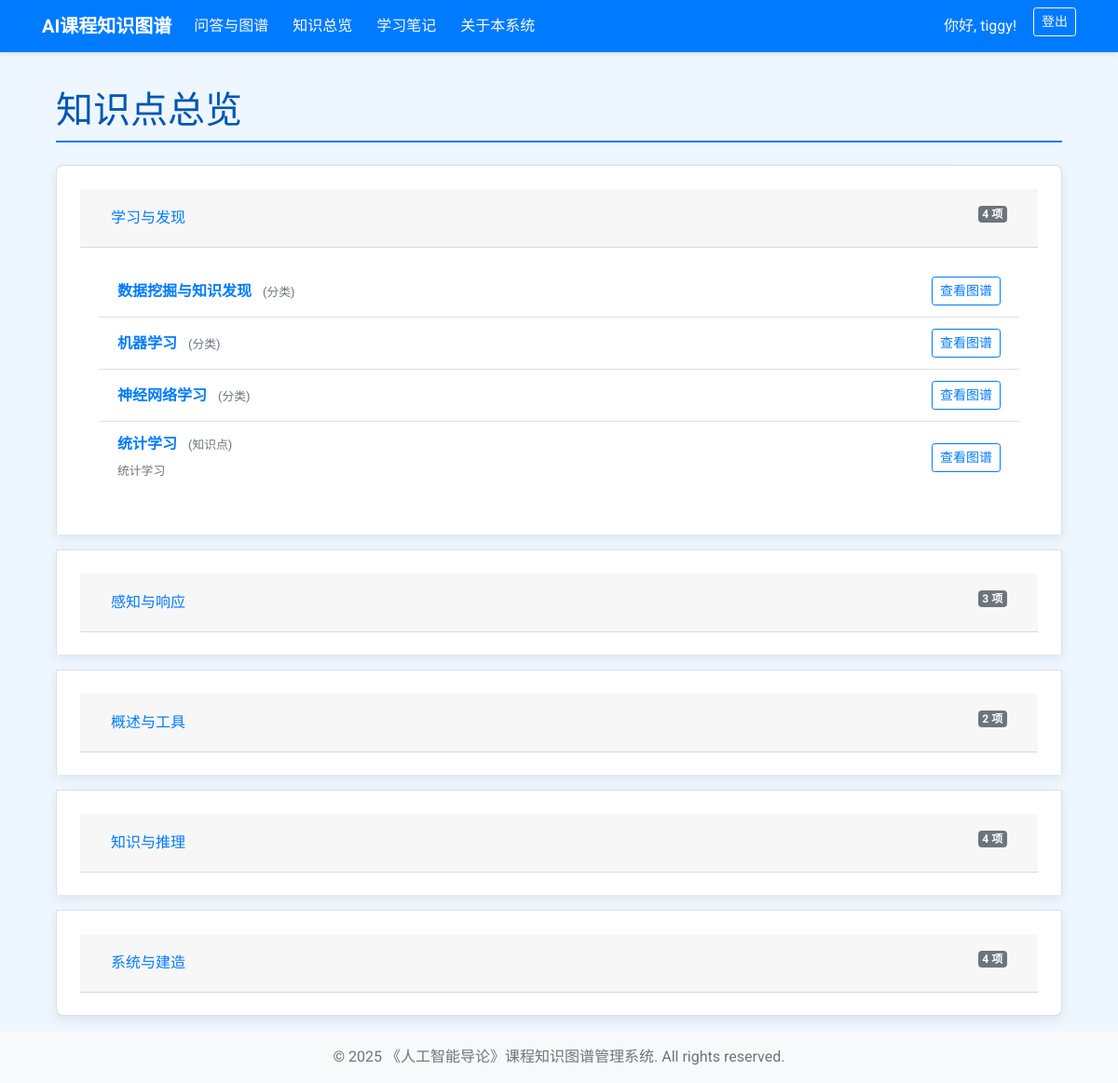
Screenshot of /list/ (signed in) with the database file from the repository.
### knowledge_graph/models.py (models this page shows, shortened)
class KnowledgeItem(models.Model):
    ITEM_TYPES = [
        ('分类', '分类'),
        ('知识点', '知识点'),
    ]
    name = models.CharField(max_length=500, unique=True, verbose_name="名称/标题") # Ensure names are unique for easy lookup
    item_type = models.CharField(max_length=10, choices=ITEM_TYPES, verbose_name="条目类型")
    content = models.TextField(blank=True, null=True, verbose_name="内容/描述")
    parent = models.ForeignKey('self', on_delete=models.CASCADE, null=True, blank=True, related_name='children', verbose_name="父级分类")
    csv_predecessor_nodes_str = models.TextField(blank=True, null=True, verbose_name="CSV前置节点原始字符串")
    csv_successor_nodes_str = models.TextField(blank=True, null=True, verbose_name="CSV后置节点原始字符串")
    csv_related_nodes_str = models.TextField(blank=True, null=True, verbose_name="CSV关联节点原始字符串")
    tags_str = models.CharField(max_length=500, blank=True, null=True, verbose_name="标签（CSV原始）")
    csv_knowledge_point_category = models.CharField(max_length=255, blank=True, null=True, verbose_name="知识点分类（CSV原始）")
    predecessor_nodes = models.ManyToManyField('self', symmetrical=False, related_name='successor_of', blank=True, verbose_name="前置节点")
    successor_nodes = models.ManyToManyField('self', symmetrical=False, related_name='predecessor_of', blank=True, verbose_name="后置节点")
    related_nodes = models.ManyToManyField('self', symmetrical=True, blank=True, verbose_name="关联节点")
    class Meta:
        verbose_name = "知识条目"
        verbose_name_plural = "知识条目"
        ordering = ['name']

### knowledge_graph/views.py (the view)
# urls.py: path('list/', views.knowledge_list_view, name='knowledge_list'), # 新增知识点列表页路由
@login_required
def knowledge_list_view(request):
    top_level_categories = KnowledgeItem.objects.filter(item_type='分类', parent__isnull=True).prefetch_related(
        'children'
    ).order_by('name')
    structured_knowledge = []
    for category in top_level_categories:
        category_data = {
            'id': category.id,
            'name': category.name,
            'content': category.content,
            'sub_items': []
        }
        children_items = category.children.all().order_by('item_type', 'name')
        for child in children_items:
            category_data['sub_items'].append({
                'id': child.id,
                'name': child.name,
                'item_type': child.get_item_type_display(),
                'content_summary': (child.content or '')[:100] + ('...' if len(child.content or '') > 100 else '')
            })
        structured_knowledge.append(category_data)
    context = {
        'structured_knowledge': structured_knowledge,
    }
    return render(request, 'knowledge_graph/knowledge_list.html', context)

### knowledge_graph/templates/knowledge_graph/knowledge_list.html (shortened to what this page needs)
{% extends "knowledge_graph/base.html" %}
{% block content %}
<div class="container mt-4">
    <h1 class="mb-4 section-title">知识点总览</h1>
    {% if structured_knowledge %}
        <div class="accordion" id="knowledgeAccordion">
            {% for category in structured_knowledge %}
                <div class="card qa-container mb-3">
                    <div class="card-header" id="heading{{ category.id }}">
                        <h2 class="mb-0">
                            <button class="btn btn-link btn-block text-left" type="button" data-toggle="collapse" data-target="#collapse{{ category.id }}" aria-expanded="{% if forloop.first %}true{% else %}false{% endif %}" aria-controls="collapse{{ category.id }}">
                                {{ category.name }}
                                <span class="badge badge-secondary float-right">{{ category.sub_items|length }} 项</span>
                            </button>
                        </h2>
                    </div>
                    <div id="collapse{{ category.id }}" class="collapse {% if forloop.first %}show{% endif %}" aria-labelledby="heading{{ category.id }}" data-parent="#knowledgeAccordion">
                        <div class="card-body">
                            {% if category.sub_items %}
                                <ul class="list-group list-group-flush">
                                    {% for item in category.sub_items %}
                                        <li class="list-group-item d-flex justify-content-between align-items-center">
                                            <div>
                                                <strong>
                                                    <a href="{% url 'home' %}?q={{ item.name|urlencode }}">{{ item.name }}</a>
                                                </strong>
                                                <small class="text-muted ml-2">({{ item.item_type }})</small>
                                                {% if item.content_summary %}
                                                    <p class="mb-0 mt-1 text-muted"><small>{{ item.content_summary }}</small></p>
                                                {% endif %}
                                            </div>
                                            <a href="{% url 'home' %}?q={{ item.name|urlencode }}" class="btn btn-sm btn-outline-primary">查看图谱</a>
                                        </li>
                                    {% endfor %}
                                </ul>
                            {% else %}
                                <p class="text-muted">该分类下暂无子项。</p>
                            {% endif %}
                        </div>
                    </div>
                </div>
            {% endfor %}
        </div>
    {% else %}
        <div class="alert alert-info" role="alert">
            目前知识库中还没有顶层分类。
        </div>
    {% endif %}
</div>
{% endblock %}

### knowledge_graph/templates/knowledge_graph/base.html (shortened to what this page needs)
{% load static %}
<!DOCTYPE html>
<html lang="zh-CN">
<head>
    <link href="https://stackpath.bootstrapcdn.com/bootstrap/4.5.2/css/bootstrap.min.css" rel="stylesheet">
    <link href="https://cdnjs.cloudflare.com/ajax/libs/vis/4.21.0/vis-network.min.css" rel="stylesheet" type="text/css" />
</head>
<body>
    <nav class="navbar navbar-expand-lg fixed-top">
        <div class="container">
            <a class="navbar-brand" href="{% url 'home' %}">AI课程知识图谱</a>
            <div class="collapse navbar-collapse" id="navbarNav">
                <ul class="navbar-nav mr-auto">
                    <li class="nav-item {% if request.resolver_match.url_name == 'home' %}active{% endif %}">
                        <a class="nav-link" href="{% url 'home' %}">问答与图谱</a>
                    </li>
                    <li class="nav-item {% if request.resolver_match.url_name == 'knowledge_list' %}active{% endif %}">
                        <a class="nav-link" href="{% url 'knowledge_list' %}">知识总览</a>
                    </li>
                    <li class="nav-item ">
                        <a class="nav-link" href="{% url 'study_note_list' %}">学习笔记</a>
                    </li>
                    <li class="nav-item {% if request.resolver_match.url_name == 'about' %}active{% endif %}">
                        <a class="nav-link" href="{% url 'about' %}">关于本系统</a>
                    </li>
                </ul>
                <ul class="navbar-nav">
                    {% if user.is_authenticated %}
                        <li class="nav-item">
                            <a class="nav-link {% if request.resolver_match.url_name == 'profile' %}active{% endif %}" href="{% url 'profile' %}">
                                你好, {{ user.username }}!
                            </a>
                        </li>
                        <li class="nav-item">
                            <form method="post" action="{% url 'logout' %}" style="display: inline;">
                                <button type="submit" class="btn btn-outline-light btn-sm">登出</button>
                            </form>
                        </li>
                    {% endif %}
                </ul>
            </div>
        </div>
    </nav>
    <div class="container mt-3 mb-3 main-content-area">
        {% block content %}{% endblock %}
    </div>
    <footer class="footer mt-auto py-3 bg-light">
        <div class="container text-center">
            <span class="text-muted">&copy; {% now "Y" %} 《人工智能导论》课程知识图谱管理系统. All rights reserved.</span>
        </div>
    </footer>
</body>
</html>

### knowledge_graph/templates/knowledge_graph/base.html (style rules this page uses)
body { padding-top: 70px; background-color: #eef7ff; font-family: 'Roboto', sans-serif; color: #333; }
.navbar { background-color: #007bff; box-shadow: 0 2px 4px rgba(0,0,0,0.1); }
.navbar-brand { font-weight: bold; color: #ffffff !important; }
.nav-link { color: #f8f9fa !important; margin-right: 10px; transition: color 0.2s ease-in-out; }
.nav-item.active .nav-link { color: #ffffff !important; font-weight: 500; }
.qa-container { background-color: #fff; padding: 25px; border-radius: 8px; box-shadow: 0 4px 12px rgba(0,0,0,0.08); margin-bottom: 30px; }
.section-title { margin-top: 25px; margin-bottom: 20px; color: #0056b3; border-bottom: 2px solid #007bff; padding-bottom: 8px; font-weight: 500; }
.navbar .btn-outline-light { color: #f8f9fa; border-color: #f8f9fa; }

### rows the page displays
KnowledgeItem: name "学习与发现"
KnowledgeItem: name "数据挖掘与知识发现"
KnowledgeItem: name "机器学习"
KnowledgeItem: name "神经网络学习"
KnowledgeItem: name "统计学习", content_summary "统计学习"
KnowledgeItem: name "感知与响应"
KnowledgeItem: name "概述与工具"
KnowledgeItem: name "知识与推理"
KnowledgeItem: name "系统与建造"

### other values shown
{{ user.username }} "tiggy"
{{ category.sub_items|length }} "4" "3" "2" "4" "4"
{{ item.item_type }} "分类" "分类" "分类" "知识点"
